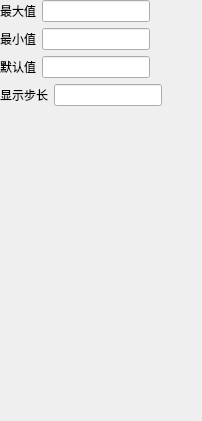
          <widget class="QWidget" name="disScrollpage">
           <layout class="QGridLayout" name="gridLayout_12">
            <property name="leftMargin">
             <number>0</number>
            </property>
            <property name="topMargin">
             <number>0</number>
            </property>
            <property name="rightMargin">
             <number>0</number>
            </property>
            <property name="bottomMargin">
             <number>0</number>
            </property>
            <item row="0" column="0">
             <layout class="QHBoxLayout" name="horizontalLayout_28">
              <item>
               <widget class="QLabel" name="label_49">
                <property name="enabled">
                 <bool>true</bool>
                </property>
                <property name="text">
                 <string>最大值</string>
                </property>
               </widget>
              </item>
              <item>
               <widget class="QLineEdit" name="disScrollMax"/>
              </item>
              <item>
               <spacer name="horizontalSpacer_18">
                <property name="orientation">
                 <enum>Qt::Horizontal</enum>
                </property>
                <property name="sizeHint" stdset="0">
                 <size>
                  <width>40</width>
                  <height>20</height>
                 </size>
                </property>
               </spacer>
              </item>
             </layout>
            </item>
            <item row="1" column="0">
             <layout class="QHBoxLayout" name="horizontalLayout_29">
              <item>
               <widget class="QLabel" name="label_50">
                <property name="enabled">
                 <bool>true</bool>
                </property>
                <property name="text">
                 <string>最小值</string>
                </property>
               </widget>
              </item>
              <item>
               <widget class="QLineEdit" name="disScrollMin"/>
              </item>
              <item>
               <spacer name="horizontalSpacer_19">
                <property name="orientation">
                 <enum>Qt::Horizontal</enum>
                </property>
                <property name="sizeHint" stdset="0">
                 <size>
                  <width>40</width>
                  <height>20</height>
                 </size>
                </property>
               </spacer>
              </item>
             </layout>
            </item>
            <item row="2" column="0">
             <layout class="QHBoxLayout" name="horizontalLayout_31">
              <item>
               <widget class="QLabel" name="label_53">
                <property name="enabled">
                 <bool>true</bool>
                </property>
                <property name="text">
                 <string>默认值</string>
                </property>
               </widget>
              </item>
              <item>
               <widget class="QLineEdit" name="disScrollDefaul"/>
              </item>
              <item>
               <spacer name="horizontalSpacer_22">
                <property name="orientation">
                 <enum>Qt::Horizontal</enum>
                </property>
                <property name="sizeHint" stdset="0">
                 <size>
                  <width>40</width>
                  <height>20</height>
                 </size>
                </property>
               </spacer>
              </item>
             </layout>
            </item>
            <item row="3" column="0">
             <layout class="QHBoxLayout" name="horizontalLayout_30">
              <item>
               <widget class="QLabel" name="label_51">
                <property name="enabled">
                 <bool>true</bool>
                </property>
                <property name="text">
                 <string>显示步长</string>
                </property>
               </widget>
              </item>
              <item>
               <widget class="QLineEdit" name="disScrollStep"/>
              </item>
              <item>
               <spacer name="horizontalSpacer_20">
                <property name="orientation">
                 <enum>Qt::Horizontal</enum>
                </property>
                <property name="sizeHint" stdset="0">
                 <size>
                  <width>40</width>
                  <height>20</height>
                 </size>
                </property>
               </spacer>
              </item>
             </layout>
            </item>
            <item row="4" column="0">
             <spacer name="verticalSpacer_4">
              <property name="orientation">
               <enum>Qt::Vertical</enum>
              </property>
              <property name="sizeHint" stdset="0">
               <size>
                <width>20</width>
                <height>315</height>
               </size>
              </property>
             </spacer>
            </item>
           </layout>
          </widget>
